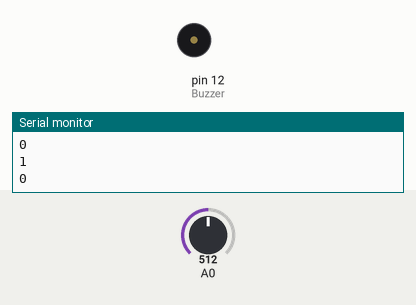
Simulated run of this sketch. Board: Arduino Uno, built with avr-gcc and run on an emulated ATmega328P. Shown: buzzer (waves = sounding), the last lines printed to the serial monitor. The test bench sets the inputs (shaded band); at power-on: A0 = 512.

Above: at 1.2 s.
1.3 s: A0 set to 489
At 2.2 s:
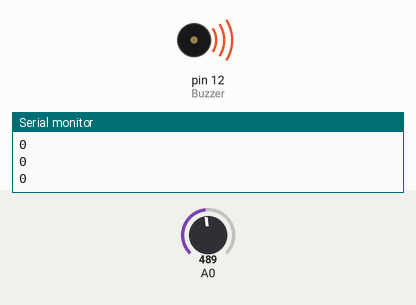
4.3 s: A0 set to 510
At 5.0 s:
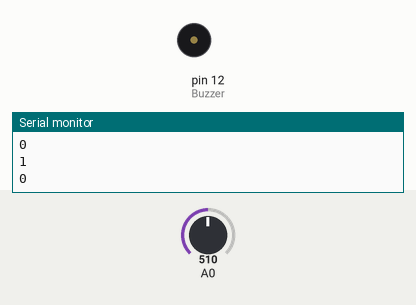
5.9 s: A0 set to 490
At 6.8 s:
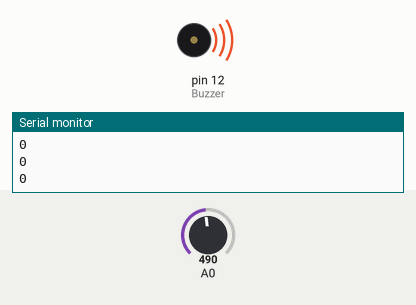
8.9 s: A0 set to 511
At 9.7 s:
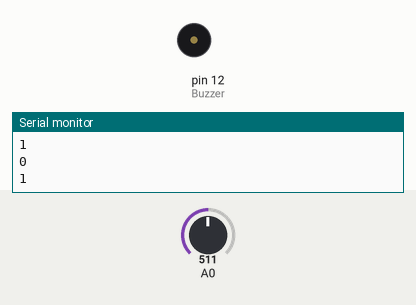
Timing chart, 0 to 11.5 s (numbered marks = the images above; inputs shaded):
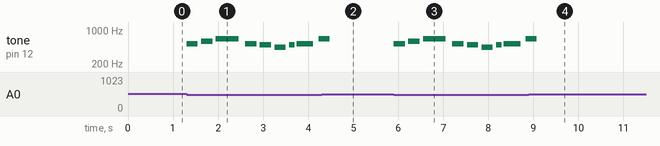

The sketch:

hw_music_switch.ino
```cpp
#include <avr/pgmspace.h>
#include "pitches.h"    // 引入音調的標頭檔 (包含8個八度音)
const byte Buzzer = 12; // 蜂鳴器的接腳 D10
const int rhythm = 500;  // 定義每1拍的音長(ms)
char index;   // 音樂盒資料的讀取指標
int SoundLeng;    // 音長的變數
int song_tone;    // 音高的變數
bool choosesong=0;

// 宣告歌譜的陣列資料, 第一筆為音高, 第二筆為音長, 結束代碼為-1
const float song1[] PROGMEM = {_C5,0.5,
_D5,0.5,  _E5,1,  _C5,0.5,    _B4,0.5,  _A4,0.5,  _B4,0.25,
_C5,0.75, _E5,0.5,  _D5,1,  _B4,0.5, _A4,0.5,  _G4,0.5,  _A4,0.25,  _B4,0.75,
_D5,0.5,  _C5,1,  0,0.5,  _C5,0.25,_B4,0.25, _C5,1,  0,0.25,  _A4,0.25, _A4,0.25,  _B4,0.25,  _C5,0.5,   _B4,0.5,
_A4,0.5, _G4,0.5,  0,1,  _C5,0.5,   _D5,0.5, _E5,1, _C5,0.5,  _B4,0.5,  _A4,0.5,   _B4,0.25, _C5,0.75, _E5,0.5,  _D5,1,  _B4,0.5,   _A4,0.5,
_GS4,0.5, _F5,0.5,  _E5,0.5,  _B4,0.5,   _C5,1,0,3
-1 };
const float song2[] PROGMEM ={
  _G4,1,
_E5,1.5,  _A4,0.5,      _A4,1,    _A4,0.33, _B4,0.33, _C5,0.33,
_D5,0.75, _E5,0.75, _D5,0.25, _G4,0.25, _C5,1.5,  _A4,0.25, _B4,0.25,
_C5,1.5,  _F4,0.5,  _F4,1,    _C5,0.33, _B4,0.33, _A4,0.33,
_A4,1,    _G4,1,    _F5,1,    _E5,1,
_G5,0.75, _E5,0.75, _A4,0.25, _A4,1.25, 0,1,
_E5,0.33, _D5,0.33, _C5,0.33, _D5,1,    _G4,0.33, _G4,0.33, _D5,0.33, _C5,2,
0,2,    _A4,0.5,  _B4,0.5,
_C5,4,
_A4,2,    _B4,2,
_C5,4,    -1
  };

void setup() {
  pinMode(Buzzer,OUTPUT);
   Serial.begin(9600);
}

void loop() {
  index=0;      //指標歸 0, 從歌曲陣列song的第 0 筆開始讀取並發音
  while (1) {
    int L = analogRead(A0);
     Serial.println(choosesong);
      if(analogRead(A0)>500){

        if(choosesong==0){
        choosesong=1;
        index=0;
        break;
      }
      if(choosesong=1){
       choosesong=0;
       index=0;
     break;
      }


      }
      if(choosesong==0){
    song_tone = pgm_read_float(&song1[index]);     //讀出歌曲陣列中的音高
    index++;    //指標加 1
    SoundLeng = pgm_read_float(&song1[index])*rhythm;    //讀出音長並計算
    index++;    //指標加 1
    if (song_tone==-1)        //若是結束代碼-1, 則跳出 while 迴圈
        break;
    else if (song_tone==0)      //休止符的處理
        delay(SoundLeng*1.3);     //暫停指定的音長時間(不發聲)
    else {
        tone(Buzzer, song_tone, SoundLeng); //讀出音高對應的頻率並發聲
        delay(SoundLeng*1.3);     //暫停指定的音長時間
    }
    }
     if(choosesong==1){
    song_tone = pgm_read_float(&song2[index]);     //讀出歌曲陣列中的音高
    index++;    //指標加 1
    SoundLeng = pgm_read_float(&song2[index])*rhythm;    //讀出音長並計算
    index++;    //指標加 1
    if (song_tone==-1)        //若是結束代碼-1, 則跳出 while 迴圈
        break;
    else if (song_tone==0)      //休止符的處理
        delay(SoundLeng*1.3);     //暫停指定的音長時間(不發聲)
    else {
        tone(Buzzer, song_tone, SoundLeng); //讀出音高對應的頻率並發聲
        delay(SoundLeng*1.3);     //暫停指定的音長時間
    }
    }
    }
    }
```

pitches.h
```cpp
/*************************************************
 * Public Constants
 *************************************************/

#define _B0  31
#define _C1  33
#define _CS1 35
#define _D1  37
#define _DS1 39
#define _E1  41
#define _F1  44
#define _FS1 46
#define _G1  49
#define _GS1 52
#define _A1  55
#define _AS1 58
#define _B1  62
#define _C2  65
#define _CS2 69
#define _D2  73
#define _DS2 78
#define _E2  82
#define _F2  87
#define _FS2 93
#define _G2  98
#define _GS2 104
#define _A2  110
#define _AS2 117
#define _B2  123
#define _C3  131
#define _CS3 139
#define _D3  147
#define _DS3 156
#define _E3  165
#define _F3  175
#define _FS3 185
#define _G3  196
#define _GS3 208
#define _A3  220
#define _AS3 233
#define _B3  247
#define _C4  262
#define _CS4 277
#define _D4  294
#define _DS4 311
#define _E4  330
#define _F4  349
#define _FS4 370
#define _G4  392
#define _GS4 415
#define _A4  440
#define _AS4 466
#define _B4  494
#define _C5  523
#define _CS5 554
#define _D5  587
#define _DS5 622
#define _E5  659
#define _F5  698
#define _FS5 740
#define _G5  784
#define _GS5 831
#define _A5  880
#define _AS5 932
#define _B5  988
#define _C6  1047
#define _CS6 1109
#define _D6  1175
#define _DS6 1245
#define _E6  1319
#define _F6  1397
#define _FS6 1480
#define _G6  1568
#define _GS6 1661
#define _A6  1760
#define _AS6 1865
#define _B6  1976
#define _C7  2093
#define _CS7 2217
#define _D7  2349
#define _DS7 2489
#define _E7  2637
#define _F7  2794
#define _FS7 2960
#define _G7  3136
#define _GS7 3322
#define _A7  3520
#define _AS7 3729
#define _B7  3951
#define _C8  4186
#define _CS8 4435
#define _D8  4699
#define _DS8 4978
```

Measured:
- the behaviour switches between 501 and 500 on A0 (found by bisection; images 0 and 1)
- after the input at 1.3 s, tone on pin 12 (Buzzer): plays 523 Hz for 0.25 s, 587 Hz for 0.25 s, 659 Hz for 0.50 s, 523 Hz for 0.25 s, 494 Hz for 0.25 s, 440 Hz for 0.25 s … (9 notes in this stretch), starting at once
- after the input at 4.3 s, tone on pin 12 (Buzzer): goes on until 4.5 s, then stays silent
- after the input at 5.9 s, tone on pin 12 (Buzzer): plays 523 Hz for 0.25 s, 587 Hz for 0.25 s, 659 Hz for 0.50 s, 523 Hz for 0.25 s, 494 Hz for 0.25 s, 440 Hz for 0.25 s … (9 notes in this stretch), starting at once
- after the input at 8.9 s, tone on pin 12 (Buzzer): goes on until 9.1 s, then stays silent
